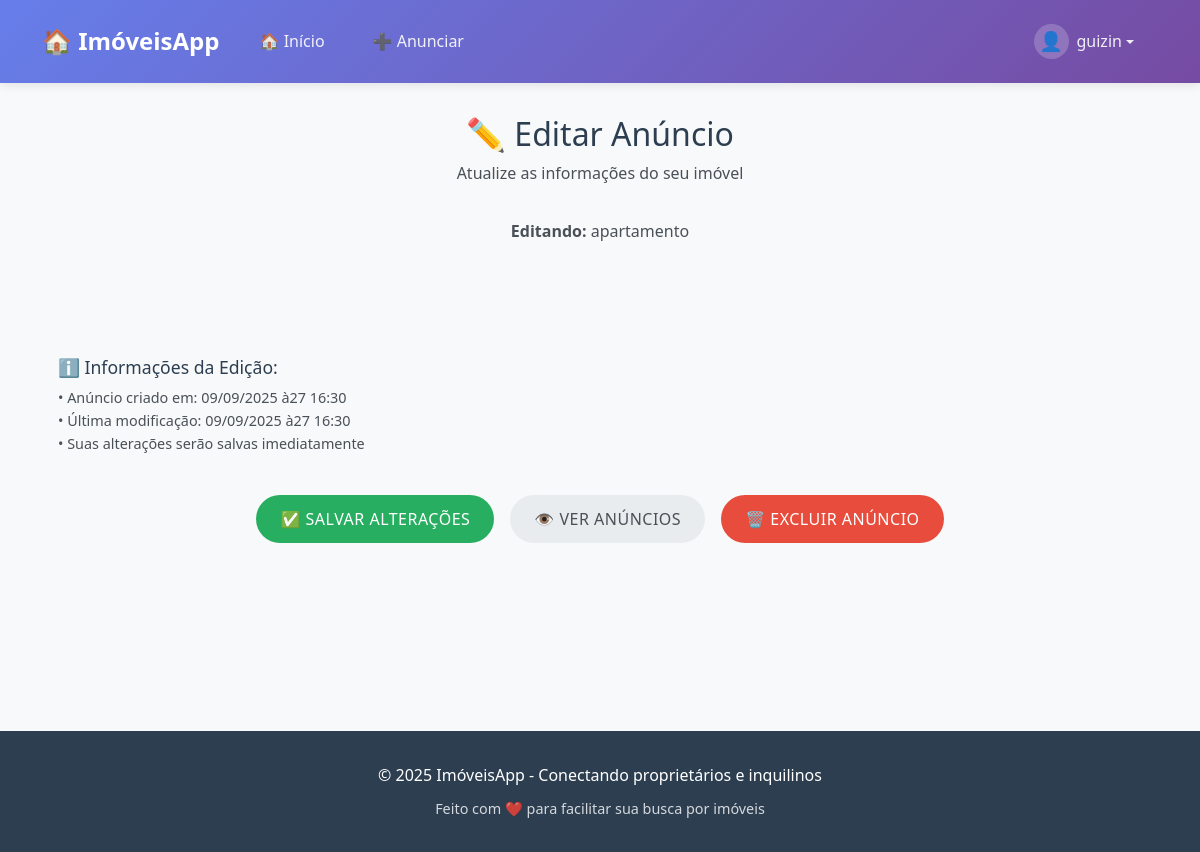
/edit/6/ (signed in), run on the app's committed database.
### ads/models.py (models this page shows, shortened)
class WantedAd(models.Model):
       title = models.CharField(max_length=200, verbose_name="Título do Anúncio")
       description = models.TextField(verbose_name="Descrição")
       reward = models.DecimalField(max_digits=10, decimal_places=2, verbose_name="Recompensa", blank=True, null=True)
       category = models.CharField(max_length=100, verbose_name="Categoria", blank=True, null=True)
       location = models.CharField(max_length=200, verbose_name="Localização", blank=True, null=True)
       price = models.DecimalField(max_digits=10, decimal_places=2, verbose_name="Preço", blank=True, null=True)
       created_by = models.ForeignKey(User, on_delete=models.CASCADE, verbose_name="Criado por")
       created_at = models.DateTimeField(auto_now_add=True, verbose_name="Data de Criação")
       updated_at = models.DateTimeField(auto_now=True, verbose_name="Data de Atualização")
       is_active = models.BooleanField(default=True, verbose_name="Ativo")
       class Meta:
           verbose_name = "Anúncio de Procurado"
           verbose_name_plural = "Anúncios de Procurados"

### ads/views.py (the view, shortened to what this page needs)
# urls.py: path('edit/<int:ad_id>/', views.edit_ad, name='edit_ad'),
@login_required
def edit_ad(request, ad_id):
    ad = get_object_or_404(WantedAd, id=ad_id, created_by=request.user)
    return render(request, 'edit_ad.html', {'ad': ad})

### templates/edit_ad.html (shortened to what this page needs)
{% extends 'base.html' %}
{% block content %}
<div class="form-container">
    <div style="text-align: center; margin-bottom: 2rem;">
        <h2 style="color: var(--cor-destaque); font-size: 2rem; margin-bottom: 0.5rem;">
            ✏️ Editar Anúncio
        </h2>
        <p style="color: var(--cor-texto);">
            Atualize as informações do seu imóvel
        </p>
        <div style="background: var(--cor-info); padding: 1rem; border-radius: 6px; margin-top: 1rem;">
            <strong>Editando:</strong> {{ ad.title }}
        </div>
    </div>
    <form method="post" enctype="multipart/form-data">
        {% if not form.title and not form.category %}
            <div style="background: var(--cor-primaria); padding: 1rem; border-radius: 6px; margin-bottom: 1rem;">
            </div>
        {% endif %}
        <div style="background: var(--cor-warning); padding: 1rem; border-radius: 6px; margin-bottom: 1.5rem;">
            <h4 style="color: var(--cor-destaque); margin-bottom: 0.5rem; font-size: 1.1rem;">
                ℹ️ Informações da Edição:
            </h4>
            <p style="margin: 0; color: var(--cor-texto); font-size: 0.9rem;">
                • Anúncio criado em: {{ ad.created_at|date:"d/m/Y às H:i" }}<br>
                • Última modificação: {{ ad.updated_at|date:"d/m/Y às H:i" }}<br>
                • Suas alterações serão salvas imediatamente
            </p>
        </div>
        <div style="display: flex; gap: 1rem; justify-content: center; flex-wrap: wrap;">
            <button type="submit" class="btn btn-success" style="min-width: 150px;">
                ✅ Salvar Alterações
            </button>
            <a href="{% url 'index' %}" class="btn btn-secondary" style="min-width: 150px;">
                👁️ Ver Anúncios
            </a>
            <a href="{% url 'delete_ad' ad.id %}" class="btn btn-danger" style="min-width: 150px;">
                🗑️ Excluir Anúncio
            </a>
        </div>
    </form>
</div>
{% endblock %}

### templates/base.html (shortened to what this page needs)
<!DOCTYPE html>
<html lang="pt-br">
<head>
    <link href="https://cdnjs.cloudflare.com/ajax/libs/bootstrap/5.3.0/css/bootstrap.min.css" rel="stylesheet">
</head>
<body>
    <nav class="navbar navbar-expand-lg navbar-custom">
        <div class="container">
            <a class="navbar-brand" href="{% url 'index' %}">
                🏠 ImóveisApp
            </a>
            <div class="collapse navbar-collapse" id="navbarNav">
                <ul class="navbar-nav me-auto">
                    <li class="nav-item">
                        <a class="nav-link" href="{% url 'index' %}">
                            🏠 Início
                        </a>
                    </li>
                    {% if user.is_authenticated %}
                    <li class="nav-item">
                        <a class="nav-link" href="{% url 'create_ad' %}">
                            ➕ Anunciar
                        </a>
                    </li>
                    {% endif %}
                </ul>
                <ul class="navbar-nav">
                    {% if user.is_authenticated %}
                        <li class="nav-item dropdown">
                            <a class="nav-link dropdown-toggle" href="#" id="userDropdown" role="button" data-bs-toggle="dropdown" style="display: flex; align-items: center;">
                                <div class="user-avatar">
                                    👤
                                </div>
                                {{ user.first_name|default:user.username }}
                            </a>
                        </li>
                    {% endif %}
                </ul>
            </div>
        </div>
    </nav>
    <div class="main-container">
        <div class="container fade-in">
            {% block content %}
            {% endblock %}
        </div>
    </div>
    <footer class="footer">
        <div class="container">
            <p style="margin: 0;">
                © 2025 ImóveisApp - Conectando proprietários e inquilinos
            </p>
            <p style="margin: 0.5rem 0 0 0; font-size: 0.9rem; opacity: 0.8;">
                Feito com ❤️ para facilitar sua busca por imóveis
            </p>
        </div>
    </footer>
</body>
</html>

### templates/base.html (style rules this page uses)
:root { --cor-primaria: #f8f9fa; --cor-secundaria: #e9ecef; --cor-destaque: #2c3e50; --cor-texto: #495057; --cor-link: #3498db; --cor-hover: #2980b9; --cor-borda: #dee2e6; --cor-sucesso: #27ae60; --cor-erro: #e74c3c; --cor-alerta: #f39c12; --sombra: rgba(0, 0, 0, 0.1); --gradiente: linear-gradient(135deg, #667eea 0%, #764ba2 100%); }
* { box-sizing: border-box; }
body { font-family: 'Segoe UI', Tahoma, Geneva, Verdana, sans-serif; line-height: 1.6; margin: 0; padding: 0; background-color: var(--cor-primaria); color: var(--cor-texto); }
.navbar-custom { background: var(--gradiente); box-shadow: 0 2px 10px var(--sombra); padding: 1rem 0; }
.navbar-custom .navbar-brand { color: white !important; font-size: 1.5rem; font-weight: bold; }
.navbar-custom .navbar-nav .nav-link { color: rgba(255, 255, 255, 0.9) !important; margin: 0 0.5rem; padding: 0.5rem 1rem !important; border-radius: 25px; transition: all 0.3s ease; }
.main-container { min-height: calc(100vh - 200px); padding: 2rem 0; }
.btn { border-radius: 25px; padding: 0.75rem 1.5rem; font-weight: 500; text-transform: uppercase; letter-spacing: 0.5px; transition: all 0.3s ease; border: none; cursor: pointer; text-decoration: none; display: inline-block; text-align: center; }
.btn-secondary { background: var(--cor-secundaria); color: var(--cor-texto); }
.btn-danger { background: var(--cor-erro); color: white; }
.btn-success { background: var(--cor-sucesso); color: white; }
.footer { background: var(--cor-destaque); color: white; text-align: center; padding: 2rem 0; margin-top: 3rem; }
.fade-in { animation: fadeIn 0.6s ease-out; }
.user-avatar { width: 35px; height: 35px; background: rgba(255, 255, 255, 0.2); border-radius: 50%; display: flex; align-items: center; justify-content: center; font-size: 1.2rem; margin-right: 0.5rem; }

### data on the page
WantedAd: title "apartamento", created_at "09/09/2025 à27 16:30", updated_at "09/09/2025 à27 16:30"

### other printed values
{{ user.first_name|default:user.username }} "guizin"
